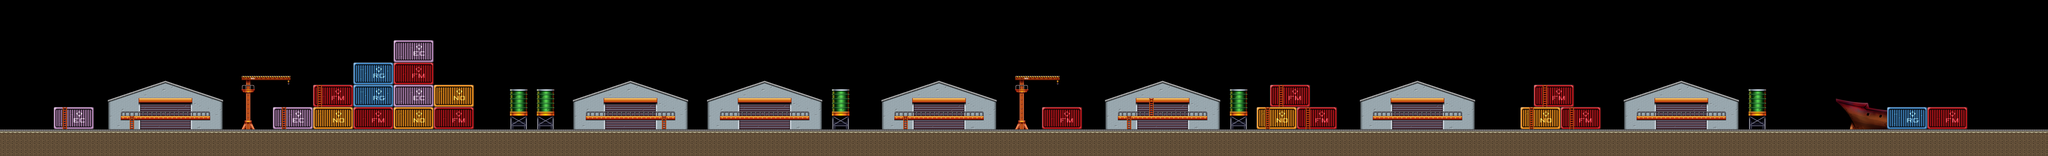

The image is a tile-based game level rendered from a .tmx file. Its description and source (layers, tilesets, objects; grid data summarised) follow:
An orthogonal 458x35 tile map with 32x32 px tiles, 1 tile layer (data0) and 94 objects (54x Item, 11x SvRedNinja, 6x FloorCannon, 5x SvNinja, 4x SavePoint, ...).

<map version="1.0" orientation="orthogonal" width="458" height="35" tilewidth="32" tileheight="32">
 <properties>
  <property name="pBackground" value="background_11.jpg" />
  <property name="pMusic" value="svnz_bgm.ogg" />
  <property name="pTileSetHeight" value="32" />
  <property name="pTileSetWidth" value="32" />
 </properties>
 <tileset firstgid="1" name="Tiles" tilewidth="32" tileheight="32">
  <image source="assets/images/tiles/tileset_level11.png" />
  <tile id="0">
   <properties>
    <property name="pInvisible" value="true" />
   </properties>
  </tile>
  <tile id="1">
   <properties>
    <property name="pHard" value="true" />
   </properties>
  </tile>
  <tile id="2">
   <properties>
    <property name="pHard" value="true" />
   </properties>
  </tile>
  <tile id="3">
   <properties>
    <property name="pHard" value="true" />
   </properties>
  </tile>
  <tile id="4">
   <properties>
    <property name="pHard" value="true" />
   </properties>
  </tile>
  <tile id="5">
   <properties>
    <property name="pPlatform" value="true" />
   </properties>
  </tile>
  <tile id="6">
   <properties>
    <property name="pPlatform" value="true" />
   </properties>
  </tile>
  <tile id="7">
   <properties>
    <property name="pPlatform" value="true" />
   </properties>
  </tile>
  <tile id="8">
   <properties>
    <property name="pPlatform" value="true" />
   </properties>
  </tile>
  <tile id="9">
   <properties>
    <property name="pPlatform" value="true" />
   </properties>
  </tile>
  <tile id="10">
   <properties>
    <property name="pPlatform" value="true" />
   </properties>
  </tile>
  <tile id="11">
   <properties>
    <property name="pPlatform" value="true" />
   </properties>
  </tile>
  <tile id="12">
   <properties>
    <property name="pPlatform" value="true" />
   </properties>
  </tile>
  <tile id="13">
   <properties>
    <property name="pPlatform" value="true" />
   </properties>
  </tile>
  <tile id="14">
   <properties>
    <property name="pPlatform" value="true" />
   </properties>
  </tile>
  <tile id="15">
   <properties>
    <property name="pPlatform" value="true" />
   </properties>
  </tile>
  <tile id="16">
   <properties>
    <property name="pPlatform" value="true" />
   </properties>
  </tile>
  <tile id="17">
   <properties>
    <property name="pPlatform" value="true" />
   </properties>
  </tile>
  <tile id="18">
   <properties>
    <property name="pPlatform" value="true" />
   </properties>
  </tile>
  <tile id="19">
   <properties>
    <property name="pPlatform" value="true" />
   </properties>
  </tile>
  <tile id="20">
   <properties>
    <property name="pPlatform" value="true" />
   </properties>
  </tile>
  <tile id="21">
   <properties>
    <property name="pPlatform" value="true" />
   </properties>
  </tile>
  <tile id="22">
   <properties>
    <property name="pPlatform" value="true" />
   </properties>
  </tile>
  <tile id="23">
   <properties>
    <property name="pPlatform" value="true" />
   </properties>
  </tile>
  <tile id="24">
   <properties>
    <property name="pPlatform" value="true" />
   </properties>
  </tile>
  <tile id="25">
   <properties>
    <property name="pPlatform" value="true" />
   </properties>
  </tile>
  <tile id="26">
   <properties>
    <property name="pPlatform" value="true" />
   </properties>
  </tile>
  <tile id="27">
   <properties>
    <property name="pPlatform" value="true" />
   </properties>
  </tile>
  <tile id="28">
   <properties>
    <property name="pPlatform" value="true" />
   </properties>
  </tile>
  <tile id="29">
   <properties>
    <property name="pPlatform" value="true" />
   </properties>
  </tile>
  <tile id="30">
   <properties>
    <property name="pPlatform" value="true" />
   </properties>
  </tile>
  <tile id="31">
   <properties>
    <property name="pPlatform" value="true" />
   </properties>
  </tile>
  <tile id="33">
   <properties>
    <property name="pHard" value="true" />
   </properties>
  </tile>
  <tile id="34">
   <properties>
    <property name="pHard" value="true" />
   </properties>
  </tile>
  <tile id="35">
   <properties>
    <property name="pHard" value="true" />
   </properties>
  </tile>
  <tile id="36">
   <properties>
    <property name="pHard" value="true" />
   </properties>
  </tile>
  <tile id="64">
   <properties>
    <property name="pKilling" value="true" />
   </properties>
  </tile>
  <tile id="65">
   <properties>
    <property name="pHard" value="true" />
   </properties>
  </tile>
  <tile id="66">
   <properties>
    <property name="pHard" value="true" />
   </properties>
  </tile>
  <tile id="67">
   <properties>
    <property name="pHard" value="true" />
   </properties>
  </tile>
  <tile id="68">
   <properties>
    <property name="pHard" value="true" />
   </properties>
  </tile>
  <tile id="96">
   <properties>
    <property name="pLadderEnd" value="true" />
   </properties>
  </tile>
  <tile id="97">
   <properties>
    <property name="pHard" value="true" />
   </properties>
  </tile>
  <tile id="98">
   <properties>
    <property name="pHard" value="true" />
   </properties>
  </tile>
  <tile id="99">
   <properties>
    <property name="pHard" value="true" />
   </properties>
  </tile>
  <tile id="100">
   <properties>
    <property name="pHard" value="true" />
   </properties>
  </tile>
  <tile id="128">
   <properties>
    <property name="pLadder" value="true" />
   </properties>
  </tile>
  <tile id="129">
   <properties>
    <property name="pHard" value="true" />
   </properties>
  </tile>
  <tile id="130">
   <properties>
    <property name="pHard" value="true" />
   </properties>
  </tile>
  <tile id="131">
   <properties>
    <property name="pHard" value="true" />
   </properties>
  </tile>
  <tile id="132">
   <properties>
    <property name="pHard" value="true" />
   </properties>
  </tile>
  <tile id="160">
   <properties>
    <property name="pPlatform" value="true" />
   </properties>
  </tile>
  <tile id="161">
   <properties>
    <property name="pPlatform" value="true" />
   </properties>
  </tile>
  <tile id="162">
   <properties>
    <property name="pPlatform" value="true" />
   </properties>
  </tile>
  <tile id="163">
   <properties>
    <property name="pPlatform" value="true" />
   </properties>
  </tile>
  <tile id="164">
   <properties>
    <property name="pPlatform" value="true" />
   </properties>
  </tile>
  <tile id="165">
   <properties>
    <property name="pPlatform" value="true" />
   </properties>
  </tile>
  <tile id="166">
   <properties>
    <property name="pPlatform" value="true" />
   </properties>
  </tile>
  <tile id="167">
   <properties>
    <property name="pPlatform" value="true" />
   </properties>
  </tile>
  <tile id="168">
   <properties>
    <property name="pPlatform" value="true" />
   </properties>
  </tile>
  <tile id="169">
   <properties>
    <property name="pPlatform" value="true" />
   </properties>
  </tile>
  <tile id="170">
   <properties>
    <property name="pPlatform" value="true" />
   </properties>
  </tile>
  <tile id="175">
   <properties>
    <property name="pPlatform" value="true" />
   </properties>
  </tile>
  <tile id="176">
   <properties>
    <property name="pLadderEnd" value="true" />
   </properties>
  </tile>
  <tile id="177">
   <properties>
    <property name="pLadderEnd" value="true" />
   </properties>
  </tile>
  <tile id="178">
   <properties>
    <property name="pLadderEnd" value="true" />
   </properties>
  </tile>
  <tile id="179">
   <properties>
    <property name="pLadderEnd" value="true" />
   </properties>
  </tile>
  <tile id="180">
   <properties>
    <property name="pLadderEnd" value="true" />
   </properties>
  </tile>
  <tile id="181">
   <properties>
    <property name="pLadderEnd" value="true" />
   </properties>
  </tile>
  <tile id="182">
   <properties>
    <property name="pLadderEnd" value="true" />
   </properties>
  </tile>
  <tile id="188">
   <properties>
    <property name="pPlatform" value="true" />
   </properties>
  </tile>
  <tile id="189">
   <properties>
    <property name="pPlatform" value="true" />
   </properties>
  </tile>
  <tile id="190">
   <properties>
    <property name="pPlatform" value="true" />
   </properties>
  </tile>
  <tile id="191">
   <properties>
    <property name="pPlatform" value="true" />
   </properties>
  </tile>
  <tile id="208">
   <properties>
    <property name="pLadder" value="true" />
   </properties>
  </tile>
  <tile id="209">
   <properties>
    <property name="pLadder" value="true" />
   </properties>
  </tile>
  <tile id="210">
   <properties>
    <property name="pLadder" value="true" />
   </properties>
  </tile>
  <tile id="211">
   <properties>
    <property name="pLadder" value="true" />
   </properties>
  </tile>
  <tile id="212">
   <properties>
    <property name="pLadder" value="true" />
   </properties>
  </tile>
  <tile id="213">
   <properties>
    <property name="pLadder" value="true" />
   </properties>
  </tile>
  <tile id="214">
   <properties>
    <property name="pLadder" value="true" />
   </properties>
  </tile>
  <tile id="215">
   <properties>
    <property name="pPlatform" value="true" />
   </properties>
  </tile>
  <tile id="216">
   <properties>
    <property name="pPlatform" value="true" />
   </properties>
  </tile>
  <tile id="217">
   <properties>
    <property name="pLadderEnd" value="true" />
   </properties>
  </tile>
  <tile id="218">
   <properties>
    <property name="pPlatform" value="true" />
   </properties>
  </tile>
  <tile id="219">
   <properties>
    <property name="pPlatform" value="true" />
   </properties>
  </tile>
  <tile id="240">
   <properties>
    <property name="pLadder" value="true" />
   </properties>
  </tile>
  <tile id="241">
   <properties>
    <property name="pLadder" value="true" />
   </properties>
  </tile>
  <tile id="242">
   <properties>
    <property name="pLadder" value="true" />
   </properties>
  </tile>
  <tile id="243">
   <properties>
    <property name="pLadder" value="true" />
   </properties>
  </tile>
  <tile id="244">
   <properties>
    <property name="pLadder" value="true" />
   </properties>
  </tile>
  <tile id="245">
   <properties>
    <property name="pLadder" value="true" />
   </properties>
  </tile>
  <tile id="246">
   <properties>
    <property name="pLadder" value="true" />
   </properties>
  </tile>
  <tile id="250">
   <properties>
    <property name="pHard" value="true" />
   </properties>
  </tile>
  <tile id="272">
   <properties>
    <property name="pLadder" value="true" />
   </properties>
  </tile>
  <tile id="273">
   <properties>
    <property name="pLadder" value="true" />
   </properties>
  </tile>
  <tile id="274">
   <properties>
    <property name="pLadder" value="true" />
   </properties>
  </tile>
  <tile id="275">
   <properties>
    <property name="pLadder" value="true" />
   </properties>
  </tile>
  <tile id="276">
   <properties>
    <property name="pLadder" value="true" />
   </properties>
  </tile>
  <tile id="282">
   <properties>
    <property name="pHard" value="true" />
   </properties>
  </tile>
  <tile id="304">
   <properties>
    <property name="pLadder" value="true" />
   </properties>
  </tile>
  <tile id="305">
   <properties>
    <property name="pLadder" value="true" />
   </properties>
  </tile>
  <tile id="306">
   <properties>
    <property name="pLadder" value="true" />
   </properties>
  </tile>
  <tile id="307">
   <properties>
    <property name="pLadder" value="true" />
   </properties>
  </tile>
  <tile id="314">
   <properties>
    <property name="pHard" value="true" />
   </properties>
  </tile>
  <tile id="320">
   <properties>
    <property name="pHard" value="true" />
   </properties>
  </tile>
  <tile id="321">
   <properties>
    <property name="pHard" value="true" />
   </properties>
  </tile>
  <tile id="322">
   <properties>
    <property name="pHard" value="true" />
   </properties>
  </tile>
  <tile id="323">
   <properties>
    <property name="pHard" value="true" />
   </properties>
  </tile>
  <tile id="324">
   <properties>
    <property name="pPlatform" value="true" />
   </properties>
  </tile>
  <tile id="325">
   <properties>
    <property name="pPlatform" value="true" />
   </properties>
  </tile>
  <tile id="326">
   <properties>
    <property name="pPlatform" value="true" />
   </properties>
  </tile>
  <tile id="348">
   <properties>
    <property name="pPlatform" value="true" />
   </properties>
  </tile>
  <tile id="349">
   <properties>
    <property name="pPlatform" value="true" />
   </properties>
  </tile>
  <tile id="350">
   <properties>
    <property name="pPlatform" value="true" />
   </properties>
  </tile>
  <tile id="351">
   <properties>
    <property name="pPlatform" value="true" />
   </properties>
  </tile>
  <tile id="352">
   <properties>
    <property name="pHard" value="true" />
   </properties>
  </tile>
  <tile id="353">
   <properties>
    <property name="pHard" value="true" />
   </properties>
  </tile>
  <tile id="354">
   <properties>
    <property name="pHard" value="true" />
   </properties>
  </tile>
  <tile id="355">
   <properties>
    <property name="pHard" value="true" />
   </properties>
  </tile>
  <tile id="423">
   <properties>
    <property name="pPlatform" value="true" />
   </properties>
  </tile>
  <tile id="424">
   <properties>
    <property name="pPlatform" value="true" />
   </properties>
  </tile>
  <tile id="425">
   <properties>
    <property name="pPlatform" value="true" />
   </properties>
  </tile>
  <tile id="426">
   <properties>
    <property name="pPlatform" value="true" />
   </properties>
  </tile>
  <tile id="427">
   <properties>
    <property name="pPlatform" value="true" />
   </properties>
  </tile>
  <tile id="428">
   <properties>
    <property name="pPlatform" value="true" />
   </properties>
  </tile>
  <tile id="429">
   <properties>
    <property name="pPlatform" value="true" />
   </properties>
  </tile>
  <tile id="430">
   <properties>
    <property name="pPlatform" value="true" />
   </properties>
  </tile>
  <tile id="431">
   <properties>
    <property name="pPlatform" value="true" />
   </properties>
  </tile>
  <tile id="432">
   <properties>
    <property name="pPlatform" value="true" />
   </properties>
  </tile>
  <tile id="433">
   <properties>
    <property name="pPlatform" value="true" />
   </properties>
  </tile>
  <tile id="434">
   <properties>
    <property name="pPlatform" value="true" />
   </properties>
  </tile>
  <tile id="475">
   <properties>
    <property name="pPlatform" value="true" />
   </properties>
  </tile>
  <tile id="476">
   <properties>
    <property name="pPlatform" value="true" />
   </properties>
  </tile>
  <tile id="477">
   <properties>
    <property name="pPlatform" value="true" />
   </properties>
  </tile>
  <tile id="478">
   <properties>
    <property name="pPlatform" value="true" />
   </properties>
  </tile>
  <tile id="479">
   <properties>
    <property name="pPlatform" value="true" />
   </properties>
  </tile>
  <tile id="507">
   <properties>
    <property name="pInvisible" value="true" />
   </properties>
  </tile>
  <tile id="509">
   <properties>
    <property name="pInvisible" value="true" />
   </properties>
  </tile>
  <tile id="547">
   <properties>
    <property name="pPlatform" value="true" />
   </properties>
  </tile>
  <tile id="548">
   <properties>
    <property name="pPlatform" value="true" />
   </properties>
  </tile>
  <tile id="549">
   <properties>
    <property name="pPlatform" value="true" />
   </properties>
  </tile>
  <tile id="550">
   <properties>
    <property name="pPlatform" value="true" />
   </properties>
  </tile>
  <tile id="551">
   <properties>
    <property name="pPlatform" value="true" />
   </properties>
  </tile>
  <tile id="552">
   <properties>
    <property name="pPlatform" value="true" />
   </properties>
  </tile>
  <tile id="553">
   <properties>
    <property name="pPlatform" value="true" />
   </properties>
  </tile>
  <tile id="554">
   <properties>
    <property name="pPlatform" value="true" />
   </properties>
  </tile>
  <tile id="555">
   <properties>
    <property name="pPlatform" value="true" />
   </properties>
  </tile>
  <tile id="556">
   <properties>
    <property name="pPlatform" value="true" />
   </properties>
  </tile>
  <tile id="557">
   <properties>
    <property name="pPlatform" value="true" />
   </properties>
  </tile>
  <tile id="558">
   <properties>
    <property name="pPlatform" value="true" />
   </properties>
  </tile>
  <tile id="559">
   <properties>
    <property name="pPlatform" value="true" />
   </properties>
  </tile>
  <tile id="560">
   <properties>
    <property name="pPlatform" value="true" />
   </properties>
  </tile>
  <tile id="561">
   <properties>
    <property name="pPlatform" value="true" />
   </properties>
  </tile>
  <tile id="562">
   <properties>
    <property name="pPlatform" value="true" />
   </properties>
  </tile>
  <tile id="563">
   <properties>
    <property name="pPlatform" value="true" />
   </properties>
  </tile>
  <tile id="564">
   <properties>
    <property name="pPlatform" value="true" />
   </properties>
  </tile>
  <tile id="565">
   <properties>
    <property name="pPlatform" value="true" />
   </properties>
  </tile>
  <tile id="566">
   <properties>
    <property name="pPlatform" value="true" />
   </properties>
  </tile>
  <tile id="571">
   <properties>
    <property name="pPlatform" value="true" />
   </properties>
  </tile>
  <tile id="572">
   <properties>
    <property name="pPlatform" value="true" />
   </properties>
  </tile>
  <tile id="573">
   <properties>
    <property name="pPlatform" value="true" />
   </properties>
  </tile>
  <tile id="605">
   <properties>
    <property name="pHard" value="true" />
   </properties>
  </tile>
  <tile id="606">
   <properties>
    <property name="pHard" value="true" />
   </properties>
  </tile>
  <tile id="607">
   <properties>
    <property name="pHard" value="true" />
   </properties>
  </tile>
  <tile id="668">
   <properties>
    <property name="pPlatform" value="true" />
   </properties>
  </tile>
 </tileset>
 <layer name="data0" width="458" height="35">
  <data>[16030 cells, 16030 non-empty, 590 distinct tile ids]</data>
 </layer>
 <objectgroup name="Objects" width="458" height="35">
  <object name="Plaftorm Small" type="PlatformInterp" x="2128" y="642" width="64" height="32">
   <properties>
    <property name="pAsset" value="PLATFORM_EGYPT_SMALL" />
    <property name="pDuration" value="1.6" />
    <property name="pIsKey" value="true" />
    <property name="pWait" value="0.5" />
    <property name="pxDest" value="0" />
    <property name="pyDest" value="-200" />
   </properties>
  </object>
  <object name="Plaftorm Small" type="PlatformInterp" x="3496" y="778" width="64" height="32">
   <properties>
    <property name="pAsset" value="PLATFORM_EGYPT_SMALL" />
    <property name="pDuration" value="1.7" />
    <property name="pIsKey" value="true" />
    <property name="pWait" value="0.5" />
    <property name="pxDest" value="0" />
    <property name="pyDest" value="-200" />
   </properties>
  </object>
  <object name="PLAYER" type="Hero" x="64.0" y="896" width="23" height="27">
   <properties>
    <property name="pAsset" value="COIN" />
    <property name="pCount" value="100" />
    <property name="pIsKey" value="true" />
    <property name="pRequiredItem" value="POINTS" />
    <property name="pTeam" value="0" />
   </properties>
  </object>
  <object name="Final" type="Item" x="13120" y="512" width="32" height="416">
   <properties>
    <property name="pAsset" value="ENDING" />
    <property name="pCount" value="1" />
    <property name="pRequiredItem" value="ENDING" />
   </properties>
  </object>
  </objectgroup>
</map>
<!-- 90 of 94 objects omitted -->
